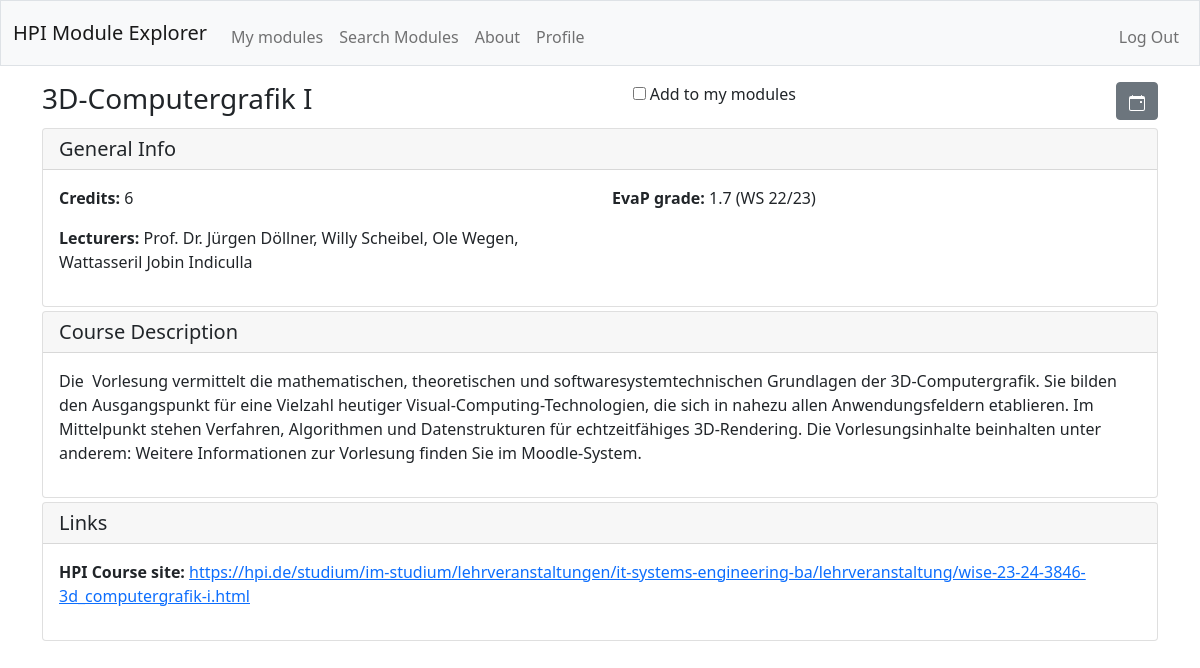
The page /module/wise-23-24-3846-3d_computergrafik-i.html (signed in) on the database its author committed.
### tables this page shows
CREATE TABLE modules (
    url_trimmed PRIMARY KEY,
    full_url TEXT NOT NULL,
    website TEXT,
    title TEXT NOT NULL,
    credits INTEGER NOT NULL,
    evap_grade INTEGER NOT NULL,
    evap_semester INTEGER NOT NULL,
    module_description TEXT,
    lecturers TEXT
);

### app.py (the view)
@app.route("/module/<url_trimmed>")
@login_required
def module(url_trimmed):
    module_info = get_module_info(session["user_id"], url_trimmed)
    if not module_info:
        return apology("Module not found", 404)
    if module_info["is_enrolled"] == 1:
        module_info["checkbox_status"] = "checked"
    else:
        module_info["checkbox_status"] = None
    return render_template("module.html", module_info=module_info)

### app.py (called while the page is built)
@app.after_request
def after_request(response):
    response.headers["Cache-Control"] = "no-cache, no-store, must-revalidate"
    response.headers["Expires"] = 0
    response.headers["Pragma"] = "no-cache"
    return response

### db_queries.py (called while the page is built)
def to_dict_decorator(func):
    def wrapper(*args, **kwargs):
        result = func(*args, **kwargs)
        if result is None:
            return {}
        if isinstance(result, list):
            return [dict(row) for row in result]
        return dict(result)
    return wrapper

def get_db_connection():
    conn = sqlite3.connect('hpi_modules.db')
    conn.row_factory = sqlite3.Row  # This enables column access by name: row['column_name']
    return conn

@to_dict_decorator
def get_module_info(user_id, url_trimmed):
    conn = get_db_connection()
    module_info = conn.execute(
        """
        SELECT modules.*,
            CASE WHEN um.enrolled_count > 0
                THEN 1
                ELSE 0
            END AS is_enrolled
        FROM
            modules
        LEFT JOIN (
            SELECT
                url_trimmed,
                COUNT(user_id) AS enrolled_count
            FROM
                user_modules
            WHERE
                user_id = ?
            GROUP BY
                url_trimmed
        ) AS um ON modules.url_trimmed = um.url_trimmed
        WHERE
            modules.url_trimmed = ?;
        """, (user_id, url_trimmed)
    ).fetchone()
    conn.close()
    return module_info

### helpers.py (called while the page is built)
def login_required(f):
    @wraps(f)
    def decorated_function(*args, **kwargs):
        if session.get("user_id") is None:
            return redirect("/login")
        return f(*args, **kwargs)
    return decorated_function

### templates/module.html (shortened to what this page needs)
{% extends "layout.html" %}
{% block main %}
<div id="module-info" class="container">
    <div class="d-flex justify-content-between align-items-start mb-1">
        <h3>{{ module_info.get("title") }}</h3>
        <div>
            <input type="checkbox" id="enroll_checkbox" name="{{ module_info.get('url_trimmed') }}" {{ module_info.get('checkbox_status') }}>
            <label for="enroll_checkbox"> Add to my modules </label><br>
        </div>
        <button class="btn btn-secondary" type="download">
        </button>
    </div>
    <div class="card mb-1" id="general-content-card">
        <h5 class="card-header">General Info</h5>
        <div class="card-body">
            <div class="row">
                <div class="col-12 col-md-6 col-l-4">
                    <p>
                        <span class="fw-bold">Credits: </span>
                        <span>{{ module_info.get("credits") }}</span>
                    </p>
                </div>
                <div class="col-12 col-md-6 col-l-4">
                    <p>
                        <span class="fw-bold">EvaP grade: </span>
                        <span>{{ module_info.get("evap_grade") }} ({{module_info.get("evap_semester")}})</span>
                    </p>
                </div>
                <div class="col-12 col-md-6 col-l-4">
                    <p>
                        <span class="fw-bold">Lecturers: </span>
                        {% if module_info.get("lecturers") %}
                            <span>{{ ", ".join(module_info.get("lecturers").strip("[]").split("', '"))}}</span>
                        {% else %}
                            <span>were not found</span>
                        {% endif %}
                    </p>
                </div>
            </div>
        </div>
    </div>
    <div class="card mb-1" id="description-card">
        <h5 class="card-header">Course Description</h5>
        <div class="card-body">
            <p>{{ module_info.get("module_description") }}</p>
        </div>
    </div>
    <div class="card mb-1" id="link-card">
        <h5 class="card-header">Links</h5>
        <div class="card-body">
            <p>
                <span class="fw-bold">HPI Course site: </span>
                <a href="{{ module_info.get('full_url') }}">{{ module_info.get("full_url") }}</a>
            </p>
        </div>
    </div>
</div>
{% endblock %}

### rows shown on the page
modules: get "3D-Computergrafik I", get "1.7", get "WS 22/23", lecturers "Prof. Dr. Jürgen Döllner, Willy Scheibel, Ole Wegen, Wattasseril Jobin Indiculla", get "Die Vorlesung vermittelt die mathematischen, theoretischen und softwaresystemtechnischen Grundlagen der 3D-Computergrafik. Sie bilden den Ausgangspunkt für eine Vielzahl heutiger Visual-Computing-Technologien, die sich in nahezu allen Anwendungsfeldern etablieren. Im Mittelpunkt stehen Verfahren, Algorithmen und Datenstrukturen für echtzeitfähiges 3D-Rendering. Die Vorlesungsinhalte beinhalten unter anderem: Weitere Informationen zur Vorlesung finden Sie im Moodle-System.", get "https://hpi.de/studium/im-studium/lehrveranstaltungen/it-systems-engineering-ba/lehrveranstaltung/wise-23-24-3846-3d_computergrafik-i.html"

### other values the page prints
{{ module_info.get("credits") }} "6"
